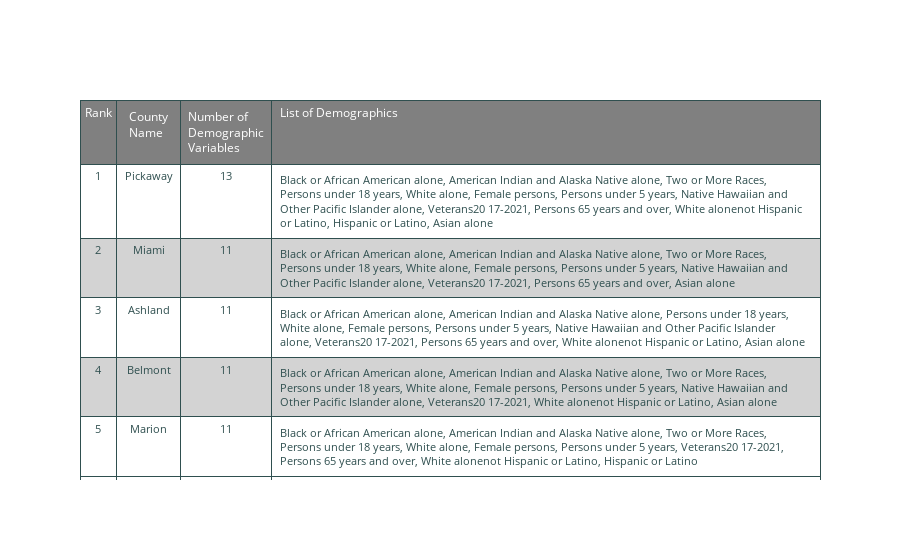

The notebook cell saved with this chart:
### Code cell
headerColor = 'grey'
rowEvenColor = 'lightgrey'
rowOddColor = 'white'


fig = go.Figure(data=[go.Table(
    columnwidth = [40,70,100,600],

    header=dict(
        values=['Rank', 'County Name', 'Number of Demographic Variables', 'List of Demographics'],
                    line_color='darkslategray',
                    fill_color=headerColor,
                    align=['center','center', 'center', 'left'],
                    font=dict(color='white', size=12)
    ),
    cells=dict(
        values=[top_var_freqdfViz.Rank, top_var_freqdfViz.County, top_var_freqdfViz.Number_of_variables,
                top_var_freqdfViz.List_of_variables],
               line_color='darkslategray',
    # 2-D list of colors for alternating rows
    fill_color = [[rowOddColor,rowEvenColor,rowOddColor, rowEvenColor,rowOddColor]*5],
    align = ['center', 'center', 'center', 'left'],
    font = dict(color = 'darkslategray', size = 11)
    ))
])

fig.show()

### Figure 1 — Plotly figure (JSON) as saved in the notebook; plotly's stock layout.template omitted (floating-point values rounded to 4 significant figures; data arrays with more than 128 entries replaced by an {"elided": "..."} marker saying what was removed)
{"data": [{"cells": {"align": ["center", "center", "center", "left"], "fill": {"color": [["white", "lightgrey", "white", "lightgrey", "white", "white", "lightgrey", "white", "lightgrey", "white", "white", "lightgrey", "white", "lightgrey", "white", "white", "lightgrey", "white", "lightgrey", "white", "white", "lightgrey", "white", "lightgrey", "white"]]}, "font": {"color": "darkslategray", "size": 11}, "line": {"color": "darkslategray"}, "values": {"elided": "4x39 mixed values"}}, "columnwidth": [40, 70, 100, 600], "header": {"align": ["center", "center", "center", "left"], "fill": {"color": "grey"}, "font": {"color": "white", "size": 12}, "line": {"color": "darkslategray"}, "values": ["Rank", "County Name", "Number of Demographic Variables", "List of Demographics"]}, "type": "table"}], "layout": {"autosize": true}}
